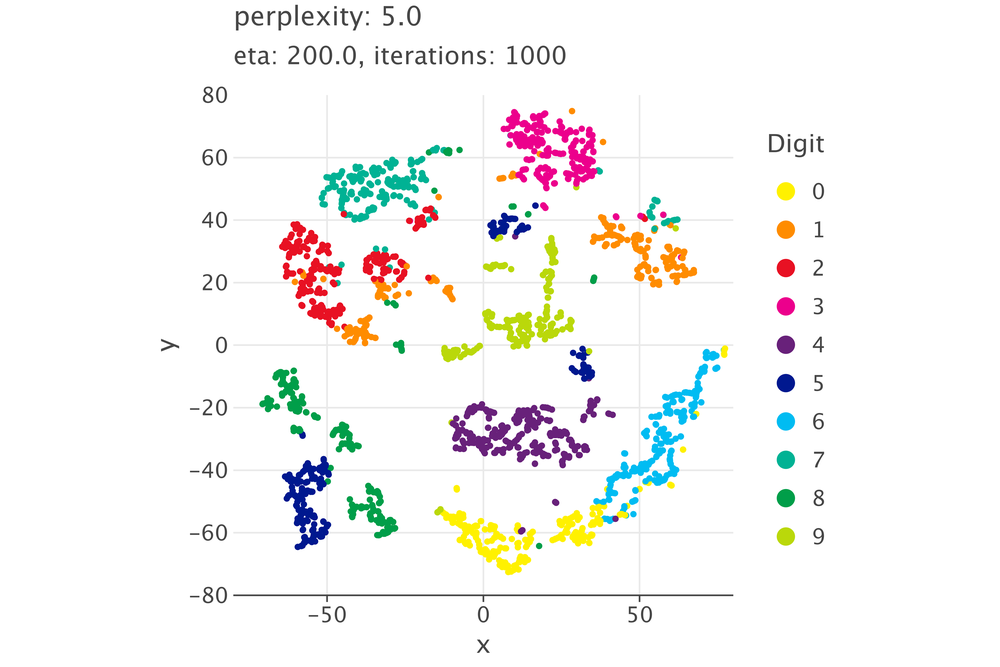
#> input picture src/main/kotlin/file/digits/digits0.png, 1000 x 667 px, shrunk from 5994 x 3996 before the run, found by its file name; its folder holds 4 pictures in this run
$ python digits.py
#> lines starting #> are read from the running program, lines starting #| are printed output that depends on the picture
import os
import imageio

png_dir = 'src/main/kotlin/file/digits'
png_files = [f for f in os.listdir(png_dir) if f.endswith('.png')]
png_files = sorted(png_files)
images = [imageio.imread(os.path.join(png_dir,file)) for file in png_files]
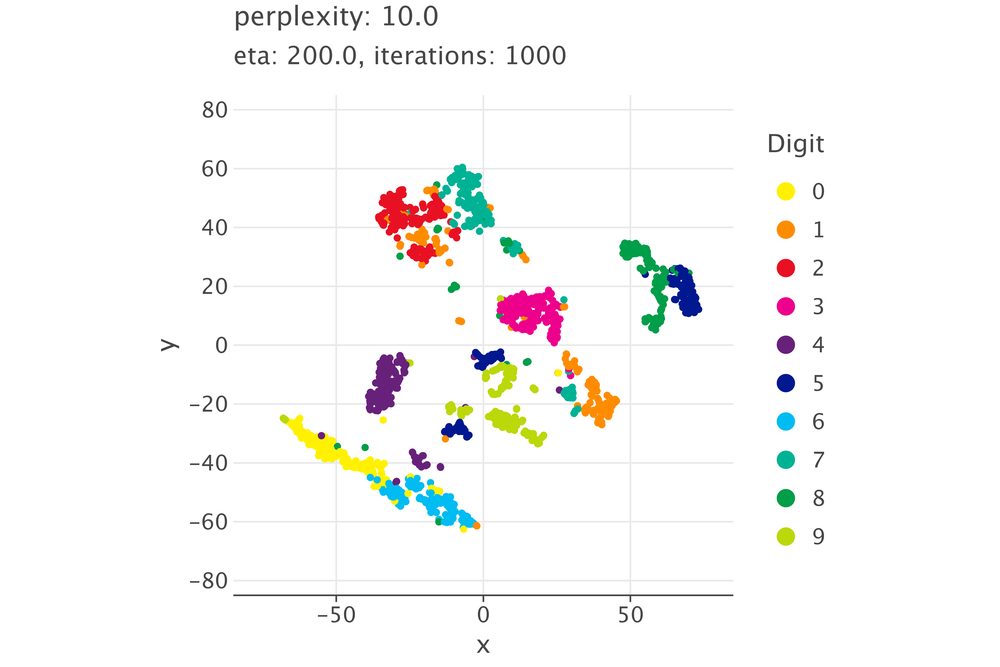
#> input picture src/main/kotlin/file/digits/digits1.png, 1000 x 667 px, shrunk from 5994 x 3996 before the run, found by its file name
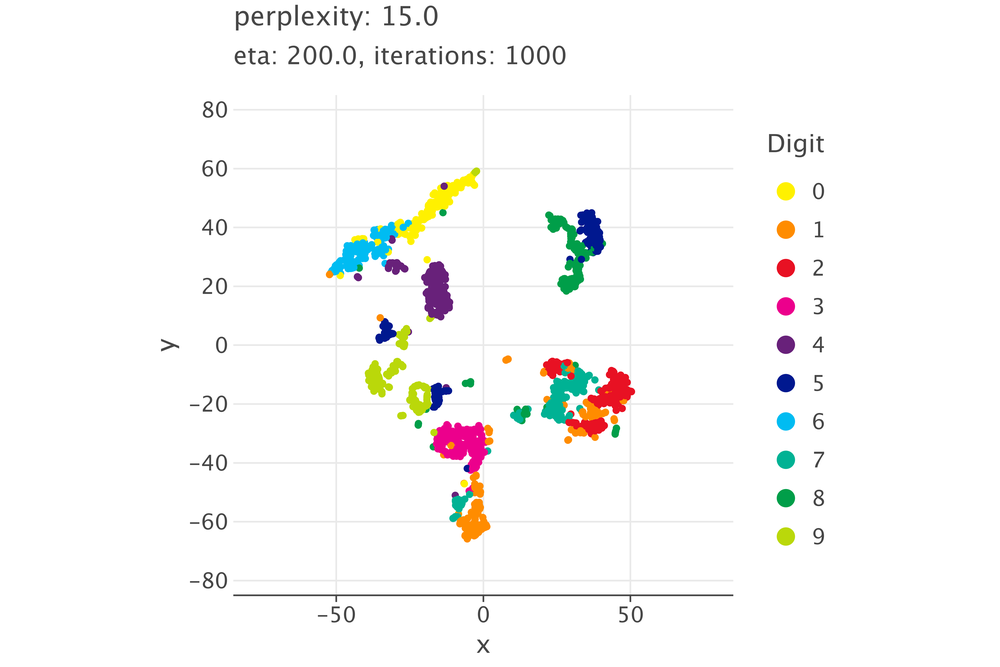
#> input picture src/main/kotlin/file/digits/digits2.png, 1000 x 667 px, shrunk from 5994 x 3996 before the run, found by its file name
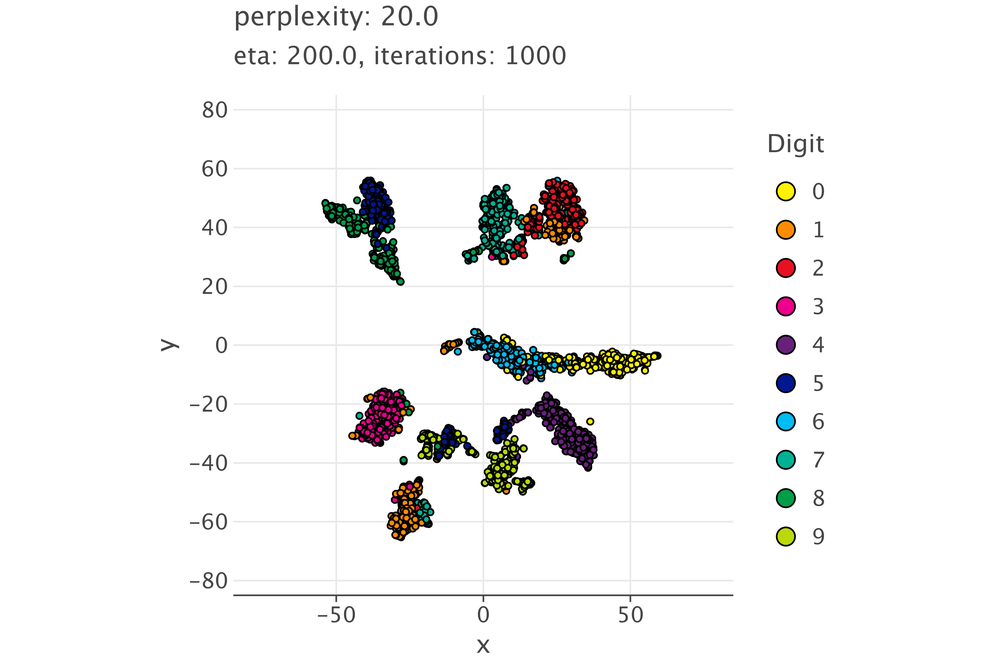
#> input picture src/main/kotlin/file/digits/digits3.png, 1000 x 667 px, shrunk from 5994 x 3996 before the run, found by its file name
imageio.mimsave('src/main/kotlin/file/digits/digits.gif', images, duration = 1)
